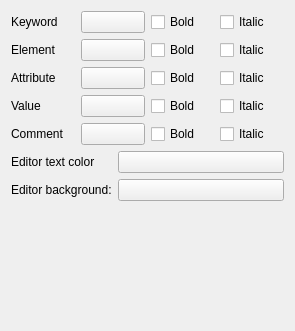
<?xml version="1.0" encoding="UTF-8"?>
<ui version="4.0">
 <author>
    SPDX-FileCopyrightText: none
    SPDX-License-Identifier: GPL-3.0-or-later
  </author>
 <class>WdgSvgTextSettings</class>
 <widget class="QWidget" name="WdgSvgTextSettings">
  <property name="geometry">
   <rect>
    <x>0</x>
    <y>0</y>
    <width>295</width>
    <height>331</height>
   </rect>
  </property>
  <layout class="QVBoxLayout" name="verticalLayout_3">
   <item>
    <layout class="QHBoxLayout" name="horizontalLayout">
     <item>
      <widget class="QLabel" name="label_2">
       <property name="text">
        <string>Keyword</string>
       </property>
      </widget>
     </item>
     <item>
      <widget class="KColorButton" name="colorKeyword"/>
     </item>
     <item>
      <widget class="QCheckBox" name="chkBoldKeyword">
       <property name="text">
        <string>Bold</string>
       </property>
      </widget>
     </item>
     <item>
      <widget class="QCheckBox" name="chkItalicKeyword">
       <property name="text">
        <string>Italic</string>
       </property>
      </widget>
     </item>
    </layout>
   </item>
   <item>
    <layout class="QHBoxLayout" name="horizontalLayout_2">
     <item>
      <widget class="QLabel" name="label_3">
       <property name="text">
        <string>Element</string>
       </property>
      </widget>
     </item>
     <item>
      <widget class="KColorButton" name="colorElement"/>
     </item>
     <item>
      <widget class="QCheckBox" name="chkBoldElement">
       <property name="text">
        <string>Bold</string>
       </property>
      </widget>
     </item>
     <item>
      <widget class="QCheckBox" name="chkItalicElement">
       <property name="text">
        <string>Italic</string>
       </property>
      </widget>
     </item>
    </layout>
   </item>
   <item>
    <layout class="QHBoxLayout" name="horizontalLayout_3">
     <item>
      <widget class="QLabel" name="label_4">
       <property name="text">
        <string>Attribute</string>
       </property>
      </widget>
     </item>
     <item>
      <widget class="KColorButton" name="colorAttribute"/>
     </item>
     <item>
      <widget class="QCheckBox" name="chkBoldAttribute">
       <property name="text">
        <string>Bold</string>
       </property>
      </widget>
     </item>
     <item>
      <widget class="QCheckBox" name="chkItalicAttribute">
       <property name="text">
        <string>Italic</string>
       </property>
      </widget>
     </item>
    </layout>
   </item>
   <item>
    <layout class="QHBoxLayout" name="horizontalLayout_4">
     <item>
      <widget class="QLabel" name="label_5">
       <property name="text">
        <string comment="The Value label used by SVG Text Tool">Value</string>
       </property>
      </widget>
     </item>
     <item>
      <widget class="KColorButton" name="colorValue"/>
     </item>
     <item>
      <widget class="QCheckBox" name="chkBoldValue">
       <property name="text">
        <string>Bold</string>
       </property>
      </widget>
     </item>
     <item>
      <widget class="QCheckBox" name="chkItalicValue">
       <property name="text">
        <string>Italic</string>
       </property>
      </widget>
     </item>
    </layout>
   </item>
   <item>
    <layout class="QHBoxLayout" name="horizontalLayout_5">
     <item>
      <widget class="QLabel" name="colorComment_2">
       <property name="text">
        <string>Comment</string>
       </property>
      </widget>
     </item>
     <item>
      <widget class="KColorButton" name="colorComment"/>
     </item>
     <item>
      <widget class="QCheckBox" name="chkBoldComment">
       <property name="text">
        <string>Bold</string>
       </property>
      </widget>
     </item>
     <item>
      <widget class="QCheckBox" name="chkItalicComment">
       <property name="text">
        <string>Italic</string>
       </property>
      </widget>
     </item>
    </layout>
   </item>
   <item>
    <layout class="QFormLayout" name="formLayout_2">
     <item row="0" column="0">
      <widget class="QLabel" name="label_6">
       <property name="text">
        <string>Editor text color</string>
       </property>
      </widget>
     </item>
     <item row="0" column="1">
      <widget class="KColorButton" name="colorEditorForeground"/>
     </item>
     <item row="1" column="0">
      <widget class="QLabel" name="label_7">
       <property name="text">
        <string>Editor background:</string>
       </property>
      </widget>
     </item>
     <item row="1" column="1">
      <widget class="KColorButton" name="colorEditorBackground"/>
     </item>
     <item row="2" column="1">
      <spacer name="verticalSpacer_2">
       <property name="orientation">
        <enum>Qt::Vertical</enum>
       </property>
       <property name="sizeHint" stdset="0">
        <size>
         <width>20</width>
         <height>40</height>
        </size>
       </property>
      </spacer>
     </item>
    </layout>
   </item>
  </layout>
 </widget>
 <customwidgets>
  <customwidget>
   <class>KColorButton</class>
   <extends>QPushButton</extends>
   <header>kcolorbutton.h</header>
  </customwidget>
 </customwidgets>
 <resources/>
 <connections/>
</ui>
